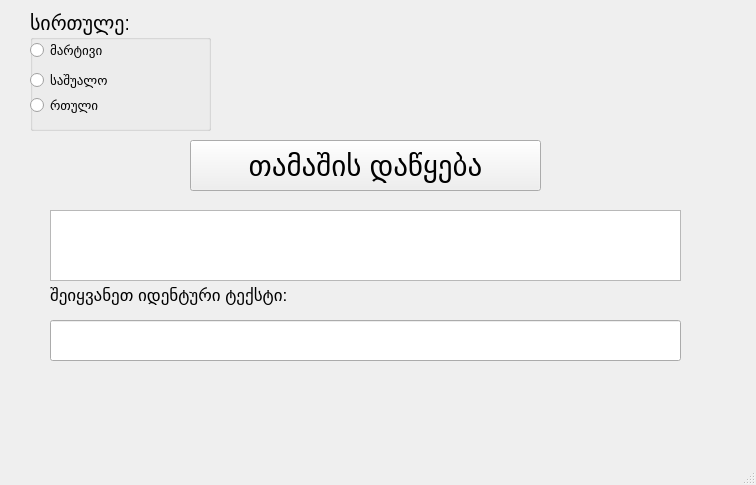
<?xml version="1.0" encoding="UTF-8"?>
<ui version="4.0">
 <class>MainWindow</class>
 <widget class="QMainWindow" name="MainWindow">
  <property name="geometry">
   <rect>
    <x>0</x>
    <y>0</y>
    <width>756</width>
    <height>485</height>
   </rect>
  </property>
  <property name="windowTitle">
   <string>MainWindow</string>
  </property>
  <widget class="QWidget" name="centralwidget">
   <widget class="QPushButton" name="button_start">
    <property name="geometry">
     <rect>
      <x>190</x>
      <y>140</y>
      <width>351</width>
      <height>51</height>
     </rect>
    </property>
    <property name="font">
     <font>
      <pointsize>22</pointsize>
     </font>
    </property>
    <property name="text">
     <string>თამაშის დაწყება</string>
    </property>
    <property name="iconSize">
     <size>
      <width>20</width>
      <height>20</height>
     </size>
    </property>
   </widget>
   <widget class="QLineEdit" name="line_input">
    <property name="geometry">
     <rect>
      <x>50</x>
      <y>320</y>
      <width>631</width>
      <height>41</height>
     </rect>
    </property>
    <property name="font">
     <font>
      <pointsize>13</pointsize>
     </font>
    </property>
    <property name="text">
     <string/>
    </property>
   </widget>
   <widget class="QTextEdit" name="sentence">
    <property name="geometry">
     <rect>
      <x>50</x>
      <y>210</y>
      <width>631</width>
      <height>71</height>
     </rect>
    </property>
   </widget>
   <widget class="QLabel" name="label_2">
    <property name="geometry">
     <rect>
      <x>50</x>
      <y>280</y>
      <width>311</width>
      <height>31</height>
     </rect>
    </property>
    <property name="font">
     <font>
      <pointsize>13</pointsize>
     </font>
    </property>
    <property name="text">
     <string>შეიყვანეთ იდენტური ტექსტი:</string>
    </property>
   </widget>
   <widget class="QLabel" name="label_timer">
    <property name="geometry">
     <rect>
      <x>50</x>
      <y>390</y>
      <width>81</width>
      <height>31</height>
     </rect>
    </property>
    <property name="font">
     <font>
      <pointsize>10</pointsize>
     </font>
    </property>
    <property name="text">
     <string/>
    </property>
   </widget>
   <widget class="QLabel" name="label_result">
    <property name="geometry">
     <rect>
      <x>320</x>
      <y>380</y>
      <width>421</width>
      <height>41</height>
     </rect>
    </property>
    <property name="font">
     <font>
      <pointsize>10</pointsize>
     </font>
    </property>
    <property name="text">
     <string/>
    </property>
   </widget>
   <widget class="QGroupBox" name="group_difficullty">
    <property name="geometry">
     <rect>
      <x>30</x>
      <y>10</y>
      <width>181</width>
      <height>121</height>
     </rect>
    </property>
    <property name="font">
     <font>
      <pointsize>15</pointsize>
     </font>
    </property>
    <property name="title">
     <string>სირთულე:</string>
    </property>
    <widget class="QRadioButton" name="radioButton_1">
     <property name="geometry">
      <rect>
       <x>0</x>
       <y>30</y>
       <width>95</width>
       <height>20</height>
      </rect>
     </property>
     <property name="font">
      <font>
       <pointsize>10</pointsize>
      </font>
     </property>
     <property name="text">
      <string>მარტივი</string>
     </property>
    </widget>
    <widget class="QRadioButton" name="radioButton_2">
     <property name="geometry">
      <rect>
       <x>0</x>
       <y>60</y>
       <width>95</width>
       <height>20</height>
      </rect>
     </property>
     <property name="font">
      <font>
       <pointsize>10</pointsize>
      </font>
     </property>
     <property name="text">
      <string>საშუალო</string>
     </property>
    </widget>
    <widget class="QRadioButton" name="radioButton_3">
     <property name="geometry">
      <rect>
       <x>0</x>
       <y>80</y>
       <width>111</width>
       <height>31</height>
      </rect>
     </property>
     <property name="font">
      <font>
       <pointsize>10</pointsize>
      </font>
     </property>
     <property name="text">
      <string>რთული</string>
     </property>
    </widget>
   </widget>
  </widget>
  <widget class="QMenuBar" name="menubar">
   <property name="geometry">
    <rect>
     <x>0</x>
     <y>0</y>
     <width>756</width>
     <height>26</height>
    </rect>
   </property>
  </widget>
  <widget class="QStatusBar" name="statusbar"/>
 </widget>
 <resources/>
 <connections/>
</ui>
